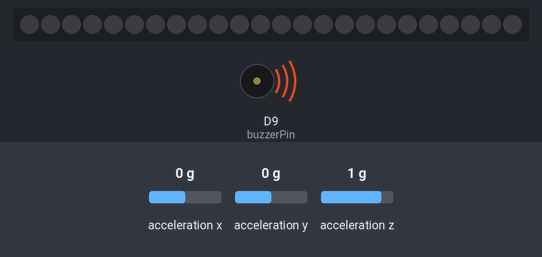
Bench run of a sketch on a simulated Arduino Nano 33 BLE. On the bench: 24 RGB LEDs in strip order, left to right, buzzer (waves = sounding). Inputs (shaded band) come from the test bench; at power-on: acceleration x 0 g, acceleration y 0 g, acceleration z 1 g. What the sketch prints to the serial monitor is not drawn.

Above: at 2.8 s.
2.9 s: acceleration x set to -1.4 g
At 5.7 s:
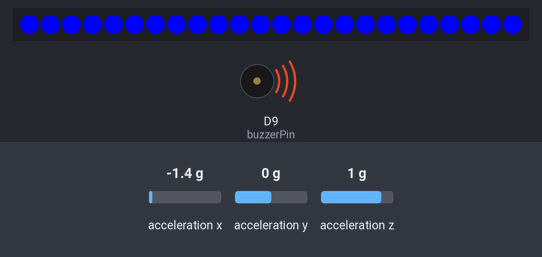
5.9 s: acceleration y set to -1.4 g
At 10.0 s:
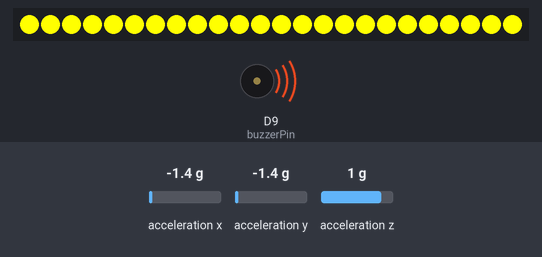
10.2 s: acceleration y set to 0.8 g
At 14.5 s:
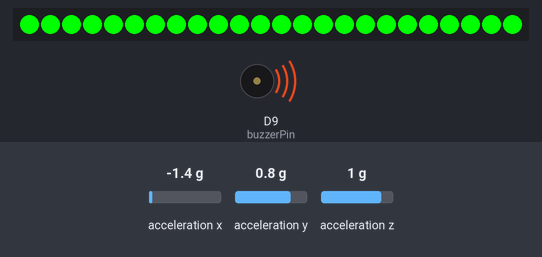
14.6 s: acceleration x set to 0.8 g
At 16.17 s:
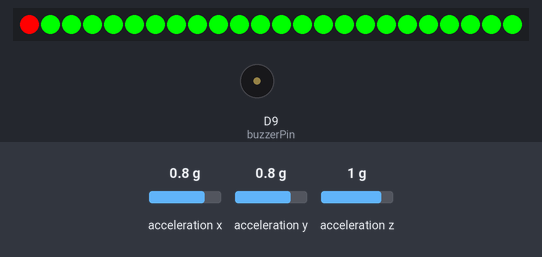
17.9 s: acceleration y set to 0.3 g
22.9 s: acceleration y set to 0 g
At 28.1 s:
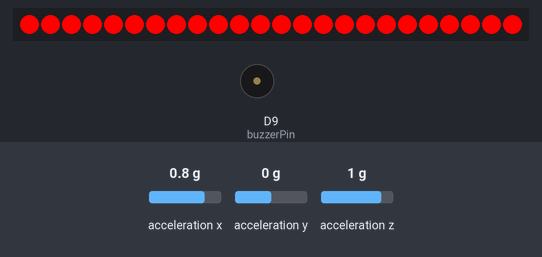
Timing chart, 0 to 29.6 s (numbered marks = the images above; inputs shaded):
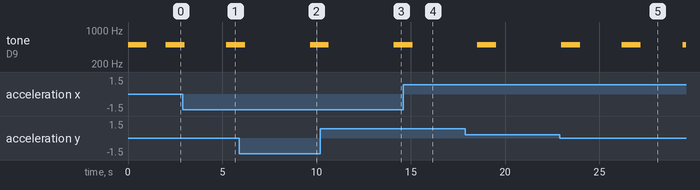

The sketch:

sketch_jan7a_RingLed.ino
```cpp
#include <Arduino_LSM9DS1.h>
#include <Adafruit_NeoPixel.h>

#define PIN            3   // Définissez le numéro de broche auquel est connecté le Data-In de la Neopixel Ring
#define NUMPIXELS      24  // Définissez le nombre de pixels dans votre Neopixel Ring
Adafruit_NeoPixel pixels = Adafruit_NeoPixel(NUMPIXELS, PIN, NEO_GRB + NEO_KHZ800);

const int buzzerPin = 9;  // Broche de sortie pour le buzzer piézoélectrique

float x, y, z;
int degreesX = 0;
int degreesY = 0;

void setup() {
  Serial.begin(9600);
  while (!Serial);
  Serial.println("Started");

  if (!IMU.begin()) {
    Serial.println("Failed to initialize IMU!");
    while (1);
  }

  Serial.print("Accelerometer sample rate = ");
  Serial.print(IMU.accelerationSampleRate());
  Serial.println("Hz");

  pixels.begin();  // Initialisez la bibliothèque Neopixel
  //pinMode(buzzerPin, OUTPUT);
}

void loop() {
  if (IMU.accelerationAvailable()) {
    IMU.readAcceleration(x, y, z);
  }

  // Réglez les seuils d'inclinaison selon vos besoins
  float tiltThreshold = 0.1;

  // Effet lumineux lorsque l'inclinaison est vers le haut
  if (x > tiltThreshold) {
    colorWipe(pixels.Color(255, 0, 0), 50);  // Rouge
  }

  // Effet lumineux lorsque l'inclinaison est vers le bas
  if (x < -tiltThreshold) {
    colorWipe(pixels.Color(0, 0, 255), 50);  // Bleu
  }

  // Effet lumineux lorsque l'inclinaison est vers la gauche
  if (y > tiltThreshold) {
    colorWipe(pixels.Color(0, 255, 0), 50);  // Vert
  }

  // Effet lumineux lorsque l'inclinaison est vers la droite
  if (y < -tiltThreshold) {
    colorWipe(pixels.Color(255, 255, 0), 50);  // Jaune
  }

  // Produire un son pendant 1 seconde à une fréquence de 500 Hz
tone(buzzerPin, 500);  // Fréquence de 500 Hz
delay(1000);

  // Arrêter le son pendant 1 seconde
  noTone(buzzerPin);
  delay(1000);
}

// Fonction pour effectuer un effet de balayage de couleur
void colorWipe(uint32_t color, int wait) {
  for (int i = 0; i < pixels.numPixels(); i++) {
    pixels.setPixelColor(i, color);
    pixels.show();
    delay(wait);
  }
}
```

Measured:
- the behaviour switches between 0.2 and 0.1 g on acceleration y (found by bisection; images 4 and 5)
- after the input at 2.9 s, the LEDs: first change after 1.1 s (image 1 shows a later state)
- after the input at 5.9 s, the LEDs: first change after 2.5 s (image 2 shows a later state)
- after the input at 10.2 s, the LEDs: first differ from a run without the input after 2.7 s (image 3 shows a later state)
- after the input at 14.6 s, the LEDs: change after 1.5 s (image 4)
- after the input at 22.9 s, tone on D9 (buzzerPin): silent → 500 Hz after 3.3 s, → silent 1.0 s later, → 500 Hz 2.2 s later; the LEDs: first differ from a run without the input after 3.3 s (image 5)
